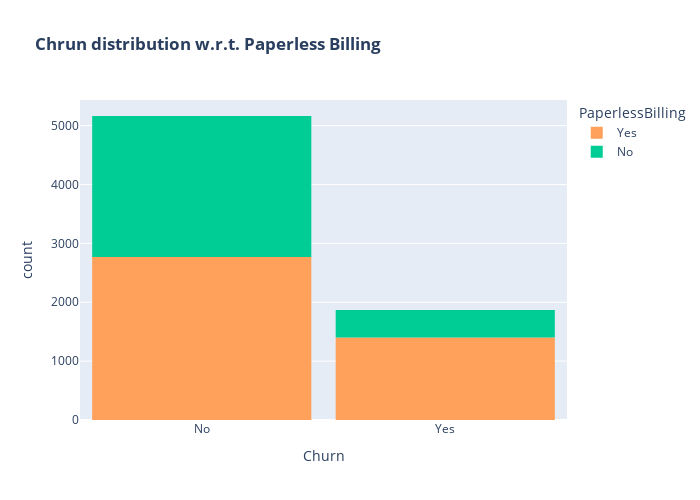

Notebook cell for this chart:
### Code cell
color_map = {"Yes": '#FFA15A', "No": '#00CC96'}
fig = px.histogram(data, x="Churn", color="PaperlessBilling",  
                   title="<b>Chrun distribution w.r.t. Paperless Billing</b>", color_discrete_map=color_map)
fig.update_layout(width=700, height=500, bargap=0.1)
fig.show()

### Figure 1 — Plotly figure (JSON) as saved in the notebook; plotly's stock layout.template omitted (floating-point values rounded to 4 significant figures; data arrays with more than 128 entries replaced by an {"elided": "..."} marker saying what was removed)
{"data": [{"alignmentgroup": "True", "bingroup": "x", "hovertemplate": "PaperlessBilling=Yes<br>Churn=%{x}<br>count=%{y}<extra></extra>", "legendgroup": "Yes", "marker": {"color": "#FFA15A", "pattern": {"shape": ""}}, "name": "Yes", "offsetgroup": "Yes", "orientation": "v", "showlegend": true, "type": "histogram", "x": {"elided": "4168 str values"}, "xaxis": "x", "yaxis": "y"}, {"alignmentgroup": "True", "bingroup": "x", "hovertemplate": "PaperlessBilling=No<br>Churn=%{x}<br>count=%{y}<extra></extra>", "legendgroup": "No", "marker": {"color": "#00CC96", "pattern": {"shape": ""}}, "name": "No", "offsetgroup": "No", "orientation": "v", "showlegend": true, "type": "histogram", "x": {"elided": "2864 str values"}, "xaxis": "x", "yaxis": "y"}], "layout": {"bargap": 0.1, "barmode": "relative", "height": 500, "legend": {"title": {"text": "PaperlessBilling"}, "tracegroupgap": 0}, "title": {"text": "<b>Chrun distribution w.r.t. Paperless Billing</b>"}, "width": 700, "xaxis": {"anchor": "y", "domain": [0, 1], "title": {"text": "Churn"}}, "yaxis": {"anchor": "x", "domain": [0, 1], "title": {"text": "count"}}}}
